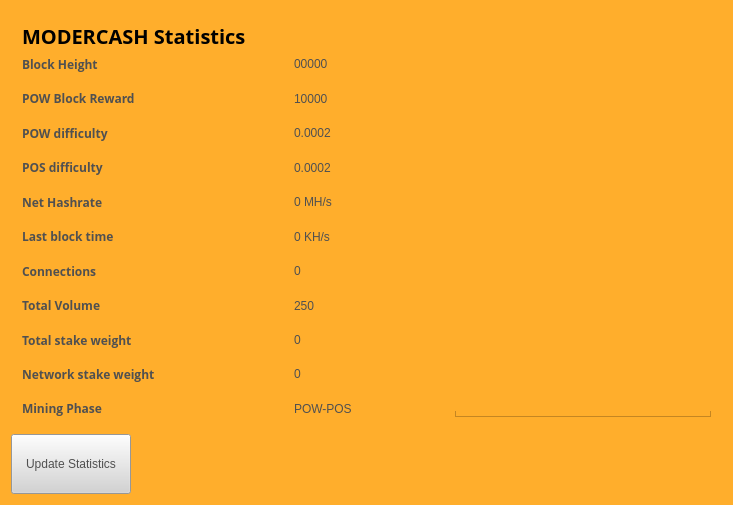
<?xml version="1.0" encoding="UTF-8"?>
<ui version="4.0">
 <class>StatisticsPage</class>
 <widget class="QWidget" name="StatisticsPage">
  <property name="windowModality">
   <enum>Qt::NonModal</enum>
  </property>
  <property name="geometry">
   <rect>
    <x>0</x>
    <y>0</y>
    <width>733</width>
    <height>505</height>
   </rect>
  </property>
  <property name="windowTitle">
   <string>Digging</string>
  </property>
  <property name="styleSheet">
   <string notr="true">color:#505050;
font-family:'Open Sans,sans-serif';
background-color: rgb(255, 174, 44);</string>
  </property>
  <layout class="QGridLayout" name="gridLayout">
   <property name="sizeConstraint">
    <enum>QLayout::SetMaximumSize</enum>
   </property>
   <item row="2" column="0">
    <spacer name="verticalSpacer">
     <property name="orientation">
      <enum>Qt::Vertical</enum>
     </property>
     <property name="sizeHint" stdset="0">
      <size>
       <width>20</width>
       <height>40</height>
      </size>
     </property>
    </spacer>
   </item>
   <item row="0" column="0">
    <widget class="QFrame" name="gridFrame_2">
     <layout class="QGridLayout" name="gridLayout_4">
      <item row="3" column="0">
       <layout class="QFormLayout" name="formLayout_2">
        <property name="fieldGrowthPolicy">
         <enum>QFormLayout::FieldsStayAtSizeHint</enum>
        </property>
        <property name="horizontalSpacing">
         <number>139</number>
        </property>
        <property name="verticalSpacing">
         <number>18</number>
        </property>
        <property name="rightMargin">
         <number>0</number>
        </property>
        <item row="1" column="0">
         <widget class="QLabel" name="label_14">
          <property name="font">
           <font>
            <family>Open Sans,sans-serif</family>
            <pointsize>9</pointsize>
            <weight>75</weight>
            <bold>true</bold>
           </font>
          </property>
          <property name="text">
           <string>&lt;html&gt;&lt;head/&gt;&lt;body&gt;&lt;p&gt;&lt;span style=&quot; font-weight:600;&quot;&gt;Block Height&lt;/span&gt;&lt;/p&gt;&lt;/body&gt;&lt;/html&gt;</string>
          </property>
         </widget>
        </item>
        <item row="1" column="1">
         <widget class="QLabel" name="heightBox">
          <property name="text">
           <string>00000</string>
          </property>
         </widget>
        </item>
        <item row="2" column="0">
         <widget class="QLabel" name="label_12">
          <property name="font">
           <font>
            <family>Open Sans,sans-serif</family>
            <pointsize>9</pointsize>
            <weight>75</weight>
            <bold>true</bold>
           </font>
          </property>
          <property name="text">
           <string>&lt;html&gt;&lt;head/&gt;&lt;body&gt;&lt;p&gt;&lt;span style=&quot; font-weight:600;&quot;&gt;POW Block Reward&lt;/span&gt;&lt;/p&gt;&lt;/body&gt;&lt;/html&gt;</string>
          </property>
         </widget>
        </item>
        <item row="2" column="1">
         <widget class="QLabel" name="rewardBox">
          <property name="text">
           <string>10000</string>
          </property>
         </widget>
        </item>
        <item row="3" column="0">
         <widget class="QLabel" name="label_13">
          <property name="font">
           <font>
            <family>Open Sans,sans-serif</family>
            <pointsize>9</pointsize>
            <weight>75</weight>
            <bold>true</bold>
           </font>
          </property>
          <property name="text">
           <string>&lt;html&gt;&lt;head/&gt;&lt;body&gt;&lt;p&gt;&lt;span style=&quot; font-weight:600;&quot;&gt;POW difficulty&lt;/span&gt;&lt;/p&gt;&lt;/body&gt;&lt;/html&gt;</string>
          </property>
         </widget>
        </item>
        <item row="3" column="1">
         <widget class="QLabel" name="diffBox">
          <property name="text">
           <string>0.0002</string>
          </property>
         </widget>
        </item>
        <item row="4" column="0">
         <widget class="QLabel" name="label_9">
          <property name="font">
           <font>
            <family>Open Sans,sans-serif</family>
            <pointsize>9</pointsize>
            <weight>75</weight>
            <bold>true</bold>
           </font>
          </property>
          <property name="text">
           <string>&lt;html&gt;&lt;head/&gt;&lt;body&gt;&lt;p&gt;&lt;span style=&quot; font-weight:600;&quot;&gt;POS difficulty&lt;/span&gt;&lt;/p&gt;&lt;/body&gt;&lt;/html&gt;</string>
          </property>
         </widget>
        </item>
        <item row="4" column="1">
         <widget class="QLabel" name="diffBox2">
          <property name="text">
           <string>0.0002</string>
          </property>
         </widget>
        </item>
        <item row="5" column="0">
         <widget class="QLabel" name="label_16">
          <property name="font">
           <font>
            <family>Open Sans,sans-serif</family>
            <pointsize>9</pointsize>
            <weight>75</weight>
            <bold>true</bold>
           </font>
          </property>
          <property name="text">
           <string>&lt;html&gt;&lt;head/&gt;&lt;body&gt;&lt;p&gt;&lt;span style=&quot; font-weight:600;&quot;&gt;Net Hashrate&lt;/span&gt;&lt;/p&gt;&lt;/body&gt;&lt;/html&gt;</string>
          </property>
         </widget>
        </item>
        <item row="5" column="1">
         <widget class="QLabel" name="pawrateBox">
          <property name="text">
           <string>0 MH/s</string>
          </property>
         </widget>
        </item>
        <item row="6" column="0">
         <widget class="QLabel" name="label3_2">
          <property name="sizePolicy">
           <sizepolicy hsizetype="Preferred" vsizetype="Maximum">
            <horstretch>0</horstretch>
            <verstretch>0</verstretch>
           </sizepolicy>
          </property>
          <property name="font">
           <font>
            <family>Open Sans,sans-serif</family>
            <pointsize>9</pointsize>
            <weight>75</weight>
            <bold>true</bold>
           </font>
          </property>
          <property name="text">
           <string>&lt;html&gt;&lt;head/&gt;&lt;body&gt;&lt;p&gt;&lt;span style=&quot; font-weight:600;&quot;&gt;Last block time&lt;/span&gt;&lt;/p&gt;&lt;/body&gt;&lt;/html&gt;</string>
          </property>
         </widget>
        </item>
        <item row="6" column="1">
         <widget class="QLabel" name="localBox">
          <property name="text">
           <string>0 KH/s</string>
          </property>
         </widget>
        </item>
        <item row="7" column="0">
         <widget class="QLabel" name="label1_2">
          <property name="font">
           <font>
            <family>Open Sans,sans-serif</family>
            <pointsize>9</pointsize>
            <weight>75</weight>
            <bold>true</bold>
           </font>
          </property>
          <property name="text">
           <string>&lt;html&gt;&lt;head/&gt;&lt;body&gt;&lt;p&gt;&lt;span style=&quot; font-weight:600;&quot;&gt;Connections&lt;/span&gt;&lt;/p&gt;&lt;/body&gt;&lt;/html&gt;</string>
          </property>
         </widget>
        </item>
        <item row="7" column="1">
         <widget class="QLabel" name="connectionBox">
          <property name="text">
           <string>0</string>
          </property>
         </widget>
        </item>
        <item row="8" column="0">
         <widget class="QLabel" name="label_8">
          <property name="font">
           <font>
            <family>Open Sans,sans-serif</family>
            <pointsize>9</pointsize>
            <weight>75</weight>
            <bold>true</bold>
           </font>
          </property>
          <property name="text">
           <string>&lt;html&gt;&lt;head/&gt;&lt;body&gt;&lt;p&gt;&lt;span style=&quot; font-weight:600;&quot;&gt;Total Volume&lt;/span&gt;&lt;/p&gt;&lt;/body&gt;&lt;/html&gt;</string>
          </property>
         </widget>
        </item>
        <item row="8" column="1">
         <widget class="QLabel" name="volumeBox">
          <property name="text">
           <string>250</string>
          </property>
         </widget>
        </item>
        <item row="9" column="0">
         <widget class="QLabel" name="label_10">
          <property name="font">
           <font>
            <family>Open Sans,sans-serif</family>
            <pointsize>9</pointsize>
            <weight>75</weight>
            <bold>true</bold>
           </font>
          </property>
          <property name="text">
           <string>&lt;html&gt;&lt;head/&gt;&lt;body&gt;&lt;p&gt;&lt;span style=&quot; font-weight:600;&quot;&gt;Total stake weight&lt;/span&gt;&lt;/p&gt;&lt;/body&gt;&lt;/html&gt;</string>
          </property>
         </widget>
        </item>
        <item row="9" column="1">
         <widget class="QLabel" name="minBox">
          <property name="text">
           <string>0</string>
          </property>
         </widget>
        </item>
        <item row="10" column="0">
         <widget class="QLabel" name="label_11">
          <property name="font">
           <font>
            <family>Open Sans,sans-serif</family>
            <pointsize>9</pointsize>
            <weight>75</weight>
            <bold>true</bold>
           </font>
          </property>
          <property name="text">
           <string>&lt;html&gt;&lt;head/&gt;&lt;body&gt;&lt;p&gt;&lt;span style=&quot; font-weight:600;&quot;&gt;Network stake weight&lt;/span&gt;&lt;/p&gt;&lt;/body&gt;&lt;/html&gt;</string>
          </property>
         </widget>
        </item>
        <item row="10" column="1">
         <widget class="QLabel" name="maxBox">
          <property name="text">
           <string>0</string>
          </property>
         </widget>
        </item>
        <item row="11" column="0">
         <widget class="QLabel" name="label_15">
          <property name="font">
           <font>
            <family>Open Sans,sans-serif</family>
            <pointsize>9</pointsize>
            <weight>75</weight>
            <bold>true</bold>
           </font>
          </property>
          <property name="text">
           <string>&lt;html&gt;&lt;head/&gt;&lt;body&gt;&lt;p&gt;&lt;span style=&quot; font-weight:600;&quot;&gt;Mining Phase&lt;/span&gt;&lt;/p&gt;&lt;/body&gt;&lt;/html&gt;</string>
          </property>
         </widget>
        </item>
        <item row="11" column="1">
         <widget class="QLabel" name="cBox">
          <property name="text">
           <string>POW-POS</string>
          </property>
         </widget>
        </item>
       </layout>
      </item>
      <item row="1" column="0">
       <layout class="QHBoxLayout" name="horizontalLayout_4">
        <property name="spacing">
         <number>7</number>
        </property>
        <item>
         <widget class="QLabel" name="label_5">
          <property name="font">
           <font>
            <family>Open Sans,sans-serif</family>
           </font>
          </property>
          <property name="text">
           <string>&lt;html&gt;&lt;head/&gt;&lt;body&gt;&lt;p&gt;&lt;span style=&quot; font-size:20px; font-weight:600; color:#000000;&quot;&gt;MODERCASH Statistics&lt;/span&gt;&lt;/p&gt;&lt;/body&gt;&lt;/html&gt;</string>
          </property>
         </widget>
        </item>
        <item>
         <spacer name="horizontalSpacer_2">
          <property name="orientation">
           <enum>Qt::Horizontal</enum>
          </property>
          <property name="sizeHint" stdset="0">
           <size>
            <width>40</width>
            <height>20</height>
           </size>
          </property>
         </spacer>
        </item>
       </layout>
      </item>
      <item row="2" column="0">
       <spacer name="verticalSpacer_2">
        <property name="orientation">
         <enum>Qt::Vertical</enum>
        </property>
        <property name="sizeHint" stdset="0">
         <size>
          <width>20</width>
          <height>40</height>
         </size>
        </property>
       </spacer>
      </item>
      <item row="1" column="1" rowspan="3">
       <widget class="QFrame" name="frame">
        <property name="minimumSize">
         <size>
          <width>256</width>
          <height>0</height>
         </size>
        </property>
        <property name="frameShape">
         <enum>QFrame::StyledPanel</enum>
        </property>
        <property name="frameShadow">
         <enum>QFrame::Raised</enum>
        </property>
        <widget class="QLabel" name="label_4">
         <property name="geometry">
          <rect>
           <x>0</x>
           <y>0</y>
           <width>256</width>
           <height>389</height>
          </rect>
         </property>
         <property name="sizePolicy">
          <sizepolicy hsizetype="Preferred" vsizetype="Ignored">
           <horstretch>0</horstretch>
           <verstretch>0</verstretch>
          </sizepolicy>
         </property>
         <property name="minimumSize">
          <size>
           <width>256</width>
           <height>0</height>
          </size>
         </property>
         <property name="pixmap">
          <pixmap resource="../MODERCASH.qrc">:/images/stat_logo</pixmap>
         </property>
        </widget>
       </widget>
      </item>
     </layout>
    </widget>
   </item>
   <item row="1" column="0">
    <widget class="QPushButton" name="startButton">
     <property name="sizePolicy">
      <sizepolicy hsizetype="Fixed" vsizetype="Fixed">
       <horstretch>0</horstretch>
       <verstretch>0</verstretch>
      </sizepolicy>
     </property>
     <property name="minimumSize">
      <size>
       <width>120</width>
       <height>60</height>
      </size>
     </property>
     <property name="styleSheet">
      <string notr="true">background:lightgrey;</string>
     </property>
     <property name="text">
      <string>Update Statistics</string>
     </property>
    </widget>
   </item>
  </layout>
 </widget>
 <layoutdefault spacing="6" margin="11"/>
 <resources>
  <include location="../MODERCASH.qrc"/>
 </resources>
 <connections/>
</ui>
